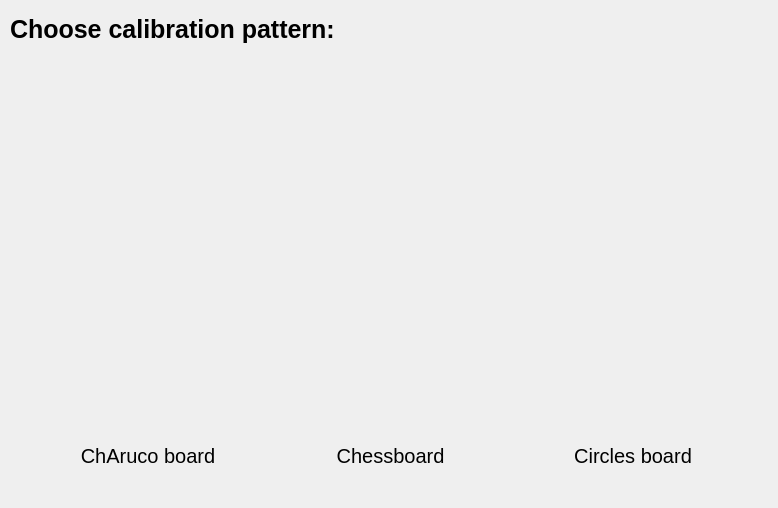
<?xml version="1.0" encoding="UTF-8"?>
<ui version="4.0">
 <class>Welcome</class>
 <widget class="QDialog" name="Welcome">
  <property name="geometry">
   <rect>
    <x>0</x>
    <y>0</y>
    <width>778</width>
    <height>508</height>
   </rect>
  </property>
  <property name="sizePolicy">
   <sizepolicy hsizetype="Preferred" vsizetype="Preferred">
    <horstretch>0</horstretch>
    <verstretch>0</verstretch>
   </sizepolicy>
  </property>
  <property name="windowTitle">
   <string>Easy Camera Calibration</string>
  </property>
  <widget class="QLabel" name="choose">
   <property name="geometry">
    <rect>
     <x>10</x>
     <y>10</y>
     <width>436</width>
     <height>39</height>
    </rect>
   </property>
   <property name="font">
    <font>
     <pointsize>19</pointsize>
     <weight>75</weight>
     <bold>true</bold>
    </font>
   </property>
   <property name="text">
    <string>Choose calibration pattern:</string>
   </property>
  </widget>
  <widget class="QWidget" name="layoutWidget">
   <property name="geometry">
    <rect>
     <x>30</x>
     <y>110</y>
     <width>721</width>
     <height>291</height>
    </rect>
   </property>
   <layout class="QHBoxLayout" name="horizontalLayout">
    <item>
     <widget class="QLabel" name="charuco_label">
      <property name="cursor">
       <cursorShape>OpenHandCursor</cursorShape>
      </property>
      <property name="mouseTracking">
       <bool>true</bool>
      </property>
      <property name="autoFillBackground">
       <bool>false</bool>
      </property>
      <property name="styleSheet">
       <string notr="true">background-repeat: no-repeat ;
background-image: url(:/resources/img/charuco.jpg);
background-position: center</string>
      </property>
      <property name="text">
       <string/>
      </property>
      <property name="alignment">
       <set>Qt::AlignCenter</set>
      </property>
     </widget>
    </item>
    <item>
     <spacer name="horizontalSpacer">
      <property name="orientation">
       <enum>Qt::Horizontal</enum>
      </property>
      <property name="sizeType">
       <enum>QSizePolicy::Fixed</enum>
      </property>
      <property name="sizeHint" stdset="0">
       <size>
        <width>20</width>
        <height>20</height>
       </size>
      </property>
     </spacer>
    </item>
    <item>
     <widget class="QLabel" name="chessboard_label">
      <property name="cursor">
       <cursorShape>OpenHandCursor</cursorShape>
      </property>
      <property name="mouseTracking">
       <bool>true</bool>
      </property>
      <property name="autoFillBackground">
       <bool>false</bool>
      </property>
      <property name="styleSheet">
       <string notr="true">background-repeat: no-repeat ;
background-image: url(:/resources/img/chessboard.png);
background-position: center
</string>
      </property>
      <property name="text">
       <string/>
      </property>
      <property name="alignment">
       <set>Qt::AlignCenter</set>
      </property>
     </widget>
    </item>
    <item>
     <spacer name="horizontalSpacer_2">
      <property name="orientation">
       <enum>Qt::Horizontal</enum>
      </property>
      <property name="sizeType">
       <enum>QSizePolicy::Fixed</enum>
      </property>
      <property name="sizeHint" stdset="0">
       <size>
        <width>20</width>
        <height>20</height>
       </size>
      </property>
     </spacer>
    </item>
    <item>
     <widget class="QLabel" name="circles_label">
      <property name="cursor">
       <cursorShape>OpenHandCursor</cursorShape>
      </property>
      <property name="mouseTracking">
       <bool>true</bool>
      </property>
      <property name="styleSheet">
       <string notr="true">background-repeat: no-repeat ;
background-image: url(:/resources/img/circles.png);
background-position: center
</string>
      </property>
      <property name="text">
       <string/>
      </property>
      <property name="alignment">
       <set>Qt::AlignCenter</set>
      </property>
      <property name="textInteractionFlags">
       <set>Qt::LinksAccessibleByMouse</set>
      </property>
     </widget>
    </item>
   </layout>
  </widget>
  <widget class="QWidget" name="layoutWidget">
   <property name="geometry">
    <rect>
     <x>30</x>
     <y>410</y>
     <width>721</width>
     <height>91</height>
    </rect>
   </property>
   <layout class="QHBoxLayout" name="horizontalLayout_2">
    <item>
     <widget class="QLabel" name="label_2">
      <property name="font">
       <font>
        <pointsize>15</pointsize>
       </font>
      </property>
      <property name="text">
       <string>ChAruco board</string>
      </property>
      <property name="alignment">
       <set>Qt::AlignCenter</set>
      </property>
     </widget>
    </item>
    <item>
     <widget class="QLabel" name="label">
      <property name="font">
       <font>
        <pointsize>15</pointsize>
       </font>
      </property>
      <property name="text">
       <string>Chessboard</string>
      </property>
      <property name="alignment">
       <set>Qt::AlignCenter</set>
      </property>
     </widget>
    </item>
    <item>
     <widget class="QLabel" name="label_3">
      <property name="font">
       <font>
        <pointsize>15</pointsize>
       </font>
      </property>
      <property name="text">
       <string>Circles board</string>
      </property>
      <property name="alignment">
       <set>Qt::AlignCenter</set>
      </property>
     </widget>
    </item>
   </layout>
  </widget>
  <widget class="QPushButton" name="chArucoBoardButton">
   <property name="geometry">
    <rect>
     <x>30</x>
     <y>110</y>
     <width>221</width>
     <height>291</height>
    </rect>
   </property>
   <property name="cursor">
    <cursorShape>PointingHandCursor</cursorShape>
   </property>
   <property name="mouseTracking">
    <bool>false</bool>
   </property>
   <property name="text">
    <string/>
   </property>
   <property name="flat">
    <bool>true</bool>
   </property>
  </widget>
  <widget class="QPushButton" name="chessBoardButton">
   <property name="geometry">
    <rect>
     <x>280</x>
     <y>110</y>
     <width>221</width>
     <height>291</height>
    </rect>
   </property>
   <property name="cursor">
    <cursorShape>PointingHandCursor</cursorShape>
   </property>
   <property name="mouseTracking">
    <bool>true</bool>
   </property>
   <property name="text">
    <string/>
   </property>
   <property name="checkable">
    <bool>false</bool>
   </property>
   <property name="autoRepeat">
    <bool>false</bool>
   </property>
   <property name="autoExclusive">
    <bool>false</bool>
   </property>
   <property name="default">
    <bool>false</bool>
   </property>
   <property name="flat">
    <bool>true</bool>
   </property>
  </widget>
  <widget class="QPushButton" name="circlesBoardButton">
   <property name="geometry">
    <rect>
     <x>530</x>
     <y>110</y>
     <width>221</width>
     <height>291</height>
    </rect>
   </property>
   <property name="cursor">
    <cursorShape>PointingHandCursor</cursorShape>
   </property>
   <property name="mouseTracking">
    <bool>false</bool>
   </property>
   <property name="text">
    <string/>
   </property>
   <property name="autoDefault">
    <bool>true</bool>
   </property>
   <property name="flat">
    <bool>true</bool>
   </property>
  </widget>
 </widget>
 <resources/>
 <connections/>
</ui>
